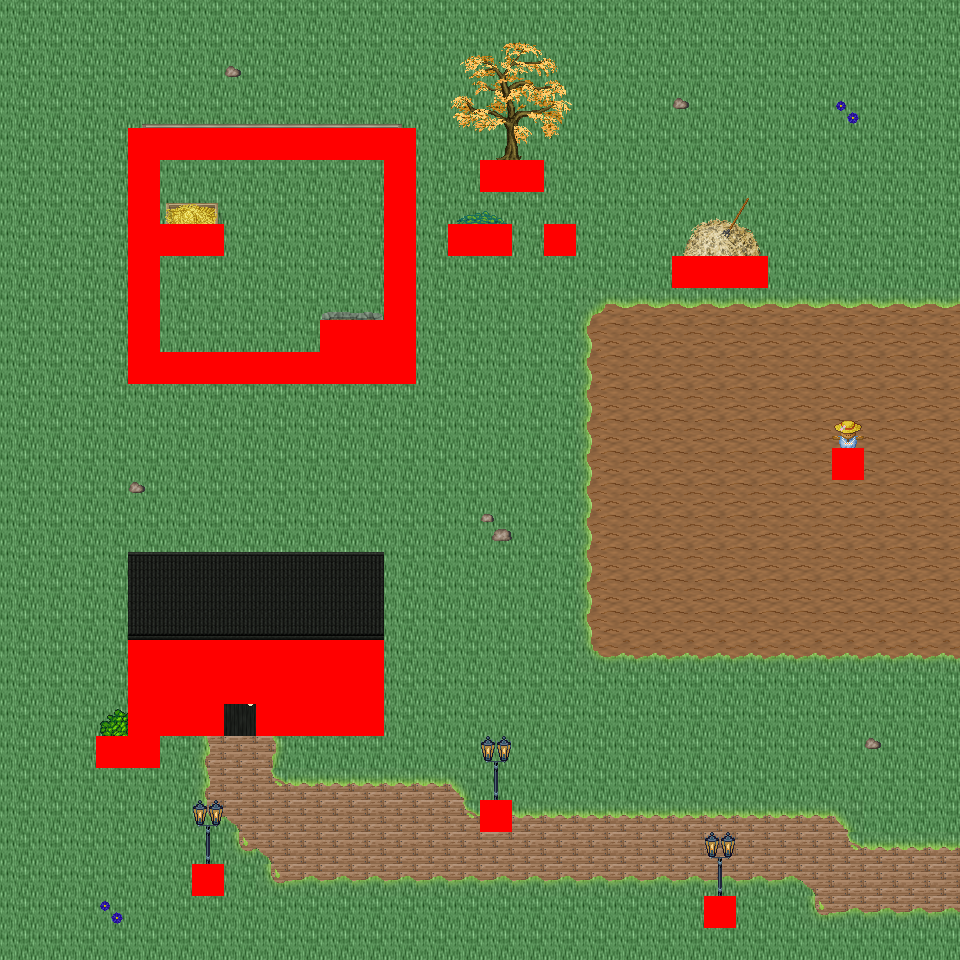

A 2D game scene composited from a Tiled map and its tileset images. What follows is a short description and the map's XML, with each tile layer's data collapsed to a summary:
An orthogonal 30x30 tile map with 32x32 px tiles, 6 tile layers (Ground, Object, Object2, Above, ...), 34 tilesets and 2 objects (2x mapExit).

<map version="1.0" orientation="orthogonal" renderorder="right-down" width="30" height="30" tilewidth="32" tileheight="32" nextobjectid="3">
  <tileset firstgid="1" name="tileset_logic_collision" tilewidth="32" tileheight="32" tilecount="1" columns="1">
    <image source="../drawable/tileset_logic_collision.png" width="32" height="32" />
  </tileset>
  <tileset firstgid="2" name="tileset_ground_ridge_earth_pale" tilewidth="32" tileheight="32" tilecount="96" columns="12">
    <image source="../drawable/tileset_ground_ridge_earth_pale.png" width="384" height="256" />
  </tileset>
  <tileset firstgid="98" name="tileset_ground_ridge_earth_dark" tilewidth="32" tileheight="32" tilecount="96" columns="12">
    <image source="../drawable/tileset_ground_ridge_earth_dark.png" width="384" height="256" />
  </tileset>
  <tileset firstgid="194" name="tileset_ground_ground" tilewidth="32" tileheight="32" tilecount="33" columns="3">
    <image source="../drawable/tileset_ground_ground.png" width="96" height="352" />
  </tileset>
  <tileset firstgid="227" name="tileset_building_castle" tilewidth="32" tileheight="32" tilecount="320" columns="20">
    <image source="../drawable/tileset_building_castle.png" width="640" height="512" />
  </tileset>
  <tileset firstgid="547" name="tileset_ground_water_pool" tilewidth="32" tileheight="32" tilecount="72" columns="3">
    <image source="../drawable/tileset_ground_water_pool.png" width="96" height="768" />
  </tileset>
  <tileset firstgid="619" name="tileset_ground_earth_edges" tilewidth="32" tileheight="32" tilecount="18" columns="6">
    <image source="../drawable/tileset_ground_earth_edges.png" width="192" height="96" />
  </tileset>
  <tileset firstgid="637" name="tileset_ground_grass_corners" tilewidth="32" tileheight="32" tilecount="24" columns="6">
    <image source="../drawable/tileset_ground_grass_corners.png" width="192" height="128" />
  </tileset>
  <tileset firstgid="661" name="tileset_ground_grass_edges" tilewidth="32" tileheight="32" tilecount="36" columns="12">
    <image source="../drawable/tileset_ground_grass_edges.png" width="384" height="96" />
  </tileset>
  <tileset firstgid="697" name="tileset_item_weapon_cannon" tilewidth="32" tileheight="32" tilecount="12" columns="3">
    <image source="../drawable/tileset_item_weapon_cannon.png" width="96" height="128" />
  </tileset>
  <tileset firstgid="709" name="tileset_item_pot_barrels_1" tilewidth="32" tileheight="32" tilecount="8" columns="4">
    <image source="../drawable/tileset_item_pot_barrels_1.png" width="128" height="64" />
  </tileset>
  <tileset firstgid="717" name="tileset_ground_cobbled_paving" tilewidth="32" tileheight="32" tilecount="1" columns="1">
    <image source="../drawable/tileset_ground_cobbled_paving.png" width="32" height="32" />
  </tileset>
  <tileset firstgid="718" name="tileset_ground_rock_pebbles" tilewidth="32" tileheight="32" tilecount="3" columns="1">
    <image source="../drawable/tileset_ground_rock_pebbles.png" width="32" height="96" />
  </tileset>
  <tileset firstgid="721" name="tileset_plant_flower_daisy_blue" tilewidth="32" tileheight="32" tilecount="8" columns="2">
    <image source="../drawable/tileset_plant_flower_daisy_blue.png" width="64" height="128" />
  </tileset>
  <tileset firstgid="729" name="tileset_building_mill" tilewidth="32" tileheight="32" tilecount="30" columns="5">
    <image source="../drawable/tileset_building_mill.png" width="160" height="192" />
  </tileset>
  <tileset firstgid="759" name="tileset_building_windmill_blades" tilewidth="32" tileheight="32" tilecount="144" columns="24">
    <image source="../drawable/tileset_building_windmill_blades.png" width="768" height="192" />
  </tileset>
  <tileset firstgid="903" name="tileset_logic_item_corn" tilewidth="32" tileheight="32" tilecount="5" columns="5">
    <image source="../drawable/tileset_logic_item_corn.png" width="160" height="32" />
  </tileset>
  <tileset firstgid="908" name="tileset_object_scarecrow" tilewidth="32" tileheight="32" tilecount="2" columns="1">
    <image source="../drawable/tileset_object_scarecrow.png" width="32" height="64" />
  </tileset>
  <tileset firstgid="910" name="tileset_object_hay_cart" tilewidth="32" tileheight="32" tilecount="1" columns="1">
    <image source="../drawable/tileset_object_hay_cart.png" width="32" height="32" />
  </tileset>
  <tileset firstgid="911" name="tileset_building_barnyard" tilewidth="32" tileheight="32" tilecount="200" columns="8">
    <image source="../drawable/tileset_building_barnyard.png" width="256" height="800" />
  </tileset>
  <tileset firstgid="1111" name="tileset_furniture_sink_pale_brown_stone" tilewidth="32" tileheight="32" tilecount="4" columns="2">
    <image source="../drawable/tileset_furniture_sink_pale_brown_stone.png" width="64" height="64" />
  </tileset>
  <tileset firstgid="1115" name="tileset_logic_creature_farm_animal" tilewidth="32" tileheight="32" tilecount="12" columns="12">
    <image source="../drawable/tileset_logic_creature_farm_animal.png" width="256" height="64" />
  </tileset>
  <tileset firstgid="1127" name="tileset_plant_tree_fall_trees" tilewidth="32" tileheight="32" tilecount="40" columns="8">
    <image source="../drawable/tileset_plant_tree_fall_trees.png" width="256" height="160" />
  </tileset>
  <tileset firstgid="1167" name="tileset_plant_bush_bush_mult_colored" tilewidth="32" tileheight="32" tilecount="6" columns="3">
    <image source="../drawable/tileset_plant_bush_bush_mult_colored.png" width="96" height="64" />
  </tileset>
  <tileset firstgid="1173" name="tileset_furniture_light_lamp_blue" tilewidth="32" tileheight="32" tilecount="3" columns="1">
    <image source="../drawable/tileset_furniture_light_lamp_blue.png" width="32" height="96" />
  </tileset>
  <tileset firstgid="1176" name="tileset_light_dim_light_7x5" tilewidth="32" tileheight="32" tilecount="35" columns="7">
    <image source="../drawable/tileset_light_dim_light_7x5.png" width="224" height="160" />
  </tileset>
  <tileset firstgid="1211" name="tileset_plant_stump_small_stump" tilewidth="32" tileheight="32" tilecount="4" columns="2">
    <image source="../drawable/tileset_plant_stump_small_stump.png" width="64" height="64" />
  </tileset>
  <tileset firstgid="1215" name="tileset_logic_creature_fowl" tilewidth="32" tileheight="32" tilecount="6" columns="6">
    <image source="../drawable/tileset_logic_creature_fowl.png" width="192" height="32" />
  </tileset>
  <tileset firstgid="1221" name="tileset_logic_creature_rodent" tilewidth="32" tileheight="32" tilecount="8" columns="8">
    <image source="../drawable/tileset_logic_creature_rodent.png" width="256" height="32" />
  </tileset>
  <tileset firstgid="1229" name="tileset_plant_bushes_and_trees" tilewidth="32" tileheight="32" tilecount="144" columns="16">
    <image source="../drawable/tileset_plant_bushes_and_trees.png" width="512" height="289" />
  </tileset>
  <tileset firstgid="1373" name="tileset_plant_bush_leafy" tilewidth="32" tileheight="32" tilecount="48" columns="8">
    <image source="../drawable/tileset_plant_bush_leafy.png" width="256" height="192" />
  </tileset>
  <tileset firstgid="1421" name="tileset_plant_bush_bush_pinks" tilewidth="32" tileheight="32" tilecount="4" columns="2">
    <image source="../drawable/tileset_plant_bush_bush_pinks.png" width="64" height="64" />
  </tileset>
  <tileset firstgid="1425" name="tileset_plant_bush_berried" tilewidth="32" tileheight="32" tilecount="60" columns="5">
    <image source="../drawable/tileset_plant_bush_berried.png" width="160" height="384" />
  </tileset>
  <tileset firstgid="1485" name="tileset_ground_ground_3" tilewidth="32" tileheight="32" tilecount="5" columns="5">
    <image source="../drawable/tileset_ground_ground_3.png" width="160" height="32" />
  </tileset>
  <layer name="Ground" width="30" height="30">
    <data>[900 cells, 900 non-empty, 3 distinct tile ids]</data>
  </layer>
  <layer name="Object" width="30" height="30">
    <data>[900 cells, 261 non-empty, 44 distinct tile ids]</data>
  </layer>
  <layer name="Object2" width="30" height="30">
    <data>[900 cells, 40 non-empty, 15 distinct tile ids]</data>
  </layer>
  <layer name="Above" width="30" height="30">
    <data>[900 cells, 70 non-empty, 45 distinct tile ids]</data>
  </layer>
  <layer name="Above2" width="30" height="30">
    <data>[900 cells, 0 non-empty, 0 distinct tile ids]</data>
  </layer>
  <layer name="Walkable" width="30" height="30">
    <data>[900 cells, 71 non-empty, 1 distinct tile ids]</data>
  </layer>
  <objectgroup name="MapEvents">
    <object id="1" name="south" type="mapExit" x="0" y="928" width="960" height="32">
      <properties>
        <property name="map" value="level_0_x51_y77" />
        <property name="x" value="0" />
        <property name="y" value="1" />
      </properties>
    </object>
    <object id="2" name="east" type="mapExit" x="928" y="0" width="32" height="960">
      <properties>
        <property name="map" value="level_0_x52_y76" />
        <property name="x" value="1" />
        <property name="y" value="0" />
      </properties>
    </object>
  </objectgroup>
</map>
